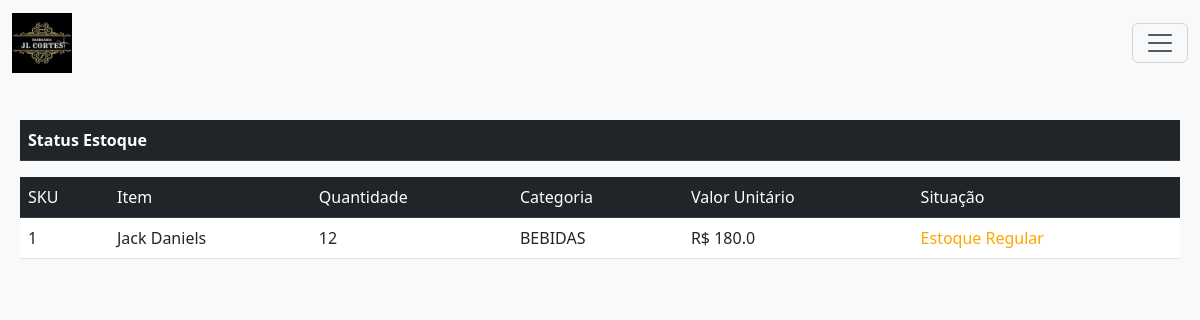
Page /statusestoque/ on the committed database.
### Estoque/models.py (models this page shows)
class Estoque(models.Model):
    situacoes = [("ESTOQUE CHEIO","ESTOQUE CHEIO"),("ESTOQUE RASOAVEL","ESTOQUE RASOAVEL"),("ESTOQUE CRITICO","ESTOQUE CRITICO"),("SEM ESTOQUE","SEM ESTOQUE")]
    sku = models.CharField(max_length=100)
    nome_item = models.CharField(max_length=100)
    categoria = models.CharField(max_length=15)
    quantidade = models.IntegerField(null=False)
    valor_vendido = models.CharField(max_length=15)
    valor_lote = models.CharField(max_length=15)
    situacao = models.CharField(max_length=15, blank=True, null=True)

### Estoque/views.py (the view)
# urls.py: path('statusestoque/', status, name='status'),
def status(request):
    estoque = Estoque.objects.all()
    return render(request, 'status.html', {'estoque': estoque})

### Estoque/templates/status.html (shortened to what this page needs)
{% extends 'base.html' %}
{% load static %}
{% block content %}
    <link href="{% static 'css/Status.css' %}" rel="stylesheet">
    <header class="status">
        <table class="table">
            <thead class="table-dark">
             <tr>
                 <th>
                    Status Estoque
                 </th>
             </tr>
            </thead>
        </table>
        <table class="table" id="tbestoque">
            <tbody class="table-dark">
                <tr>
                    <td scope="col">
                        SKU
                    </td>
                    <td scope="col">
                        Item
                    </td>
                     <td scope="col">
                        Quantidade
                    </td>
                    <td scope="col">
                        Categoria
                    </td>
                    <td scope="col">
                        Valor Unitário
                    </td>
                    <td scope="col">
                        Situação
                    </td>
                </tr>
            </tbody>
            <tbody id="tbodyest">
                {% for item in estoque %}
                    <tr>
                        <td scope="row">
                            {{item.sku}}
                        </td>
                        <td>
                            {{item.nome_item}}
                        </td>
                         <td>
                            {{item.quantidade}}
                        </td>
                        <td>
                            {{item.categoria}}
                        </td>
                        <td>
                            R$ {{item.valor_vendido}}
                        </td>
                        <td id="situacaoItem">
                            {{item.situacao}}
                        </td>
                    </tr>
                {% endfor %}
            </tbody>
        </table>
    </header>
{% endblock %}

### static/css/style.css (style rules this page uses)
html, body { margin: 0; margin-top: 0; padding: 0; background-color: #f8f9fa; }

### static/css/Status.css (style rules this page uses)
body { justify-content: center; align-items: center; position: relative; margin-top: 100px; padding: 20px; align-items: center; }

### rows in the picture
Estoque: sku "1", nome_item "Jack Daniels", quantidade "12", categoria "BEBIDAS", valor_vendido "180.0", situacao "Estoque Regular"
